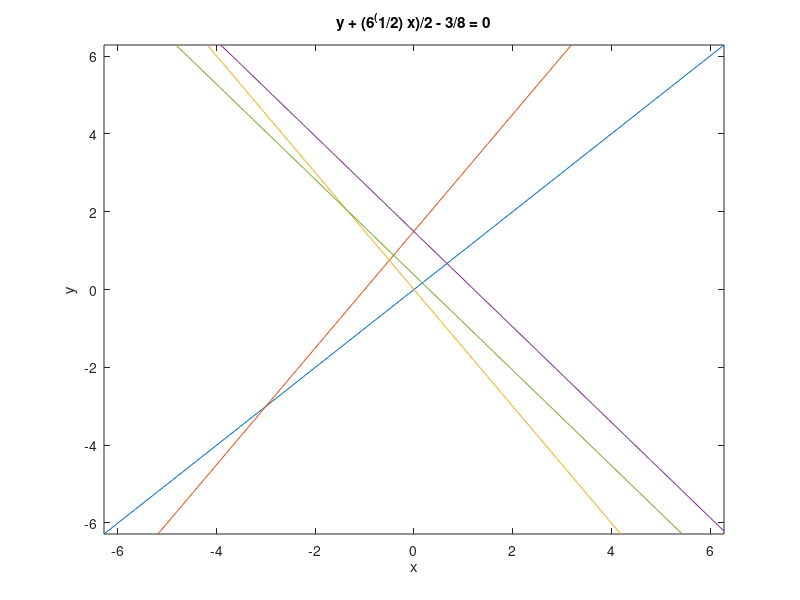

Reproduce this figure in MATLAB.
%ezplot('-y')
%ezplot("-y")
%hold on


%ezplot('x - 1' ) 
%hold on
ezplot('x - y'  )

hold on
ezplot('(2*y)/3 - x - 1') 
hold on
ezplot('- x - (2*y)/3' )
hold on
ezplot('6^(1/2)/4 - (6^(1/2)*x)/2 - y + 7/8'  )
hold on
ezplot('y + (6^(1/2)*x)/2 - 3/8' )
hold on
return
ezplot("x - y")
hold on

ezplot("-3*x + 2*y -3")
hold on
ezplot("x + y")
hold on
ezplot("x + y-2")
hold on
ezplot("x + 3*y/2+3/2")
hold on
ezplot("x + 3*y/2-9/2")
hold on
return
ezplot("3*x + 2*y")
hold on
return
ezplot('s2/2 - s1/2 - (s1 + s2)^2/36 + 11/4')
hold on
ezplot('(27*s1)/44 - (51*s2)/88 + (s1 + (3*s2)/2)^2/44 - 591/176')
hold on
return

(27*s1)/44 - (51*s2)/88 + (s1 + (3*s2)/2)^2/44 - 591/176 
s2/2 - s1/2 - (s1 + s2)^2/36 + 11/4 
(51*s2)/88 - (27*s1)/44 - (s1 + (3*s2)/2)^2/44 + 591/176 <= 0

%ezplot('x-y-2')
%hold on
%ezplot('-x+y')
%hold on
ezplot('8*x-(x+y)^2')
hold on
ezplot("x-y+1")
%ezplot("y-1")
hold on
ezplot("y+x-2")
hold on
ezplot("y+x")
hold on
